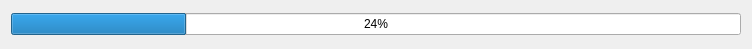
<?xml version="1.0" encoding="UTF-8"?>
<ui version="4.0">
 <class>ProgressBarPage</class>
 <widget class="QWidget" name="ProgressBarPage">
  <property name="geometry">
   <rect>
    <x>0</x>
    <y>0</y>
    <width>752</width>
    <height>49</height>
   </rect>
  </property>
  <property name="windowTitle">
   <string>Form</string>
  </property>
  <layout class="QGridLayout" name="gridLayout">
   <item row="0" column="0">
    <widget class="QProgressBar" name="progressBar">
     <property name="value">
      <number>24</number>
     </property>
    </widget>
   </item>
  </layout>
 </widget>
 <resources/>
 <connections/>
</ui>
